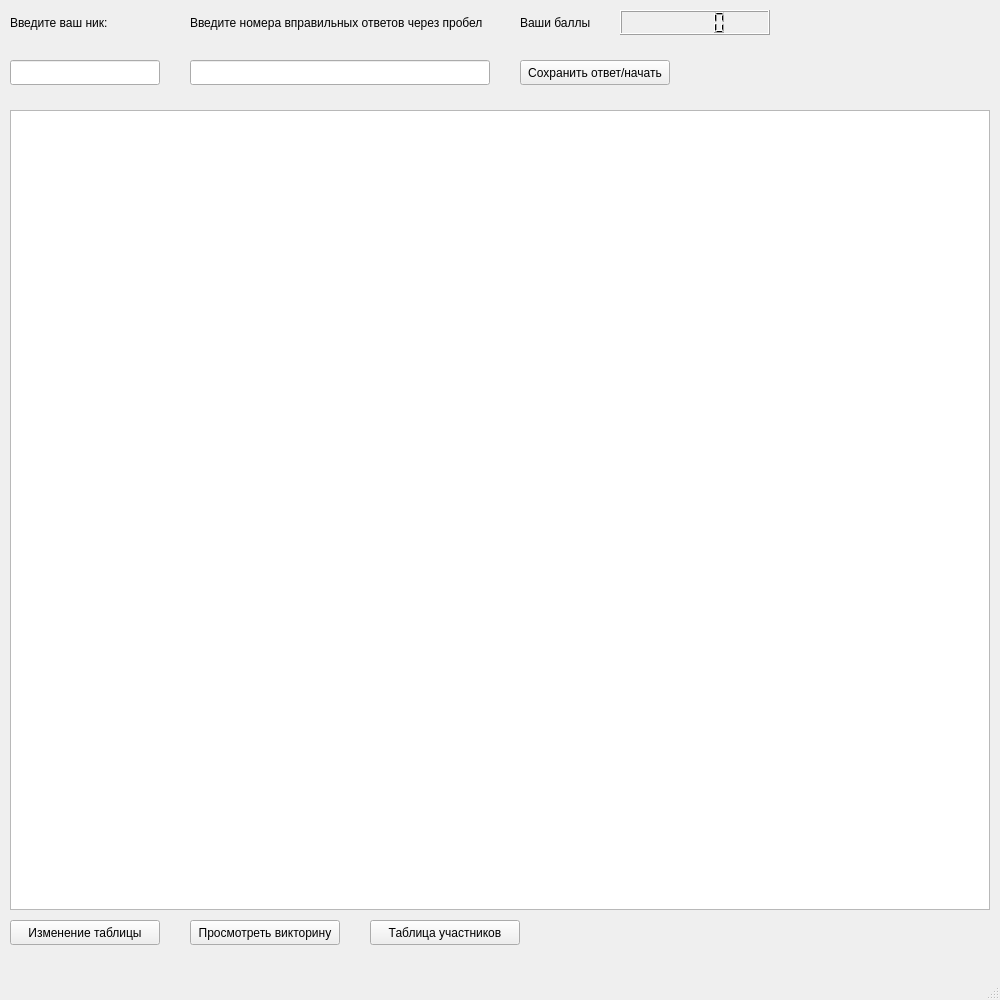
<?xml version="1.0" encoding="UTF-8"?>
<ui version="4.0">
 <class>MainWindow</class>
 <widget class="QMainWindow" name="MainWindow">
  <property name="geometry">
   <rect>
    <x>0</x>
    <y>0</y>
    <width>1000</width>
    <height>1000</height>
   </rect>
  </property>
  <property name="windowTitle">
   <string>MainWindow</string>
  </property>
  <widget class="QWidget" name="centralwidget">
   <widget class="QLabel" name="label">
    <property name="geometry">
     <rect>
      <x>10</x>
      <y>10</y>
      <width>100</width>
      <height>25</height>
     </rect>
    </property>
    <property name="text">
     <string>Введите ваш ник:</string>
    </property>
   </widget>
   <widget class="QPushButton" name="pushButton_2">
    <property name="geometry">
     <rect>
      <x>190</x>
      <y>920</y>
      <width>150</width>
      <height>25</height>
     </rect>
    </property>
    <property name="text">
     <string>Просмотреть викторину</string>
    </property>
   </widget>
   <widget class="QLineEdit" name="lineEdit">
    <property name="geometry">
     <rect>
      <x>10</x>
      <y>60</y>
      <width>150</width>
      <height>25</height>
     </rect>
    </property>
   </widget>
   <widget class="QPushButton" name="pushButton_3">
    <property name="geometry">
     <rect>
      <x>370</x>
      <y>920</y>
      <width>150</width>
      <height>25</height>
     </rect>
    </property>
    <property name="text">
     <string>Таблица участников</string>
    </property>
   </widget>
   <widget class="QPushButton" name="pushButton">
    <property name="geometry">
     <rect>
      <x>10</x>
      <y>920</y>
      <width>150</width>
      <height>25</height>
     </rect>
    </property>
    <property name="text">
     <string>Изменение таблицы</string>
    </property>
   </widget>
   <widget class="QLineEdit" name="lineEdit_2">
    <property name="geometry">
     <rect>
      <x>190</x>
      <y>60</y>
      <width>300</width>
      <height>25</height>
     </rect>
    </property>
   </widget>
   <widget class="QLabel" name="label_2">
    <property name="geometry">
     <rect>
      <x>190</x>
      <y>10</y>
      <width>300</width>
      <height>25</height>
     </rect>
    </property>
    <property name="text">
     <string>Введите номера вправильных ответов через пробел</string>
    </property>
   </widget>
   <widget class="QLCDNumber" name="lcdNumber">
    <property name="geometry">
     <rect>
      <x>620</x>
      <y>10</y>
      <width>150</width>
      <height>25</height>
     </rect>
    </property>
   </widget>
   <widget class="QLabel" name="label_3">
    <property name="geometry">
     <rect>
      <x>520</x>
      <y>10</y>
      <width>70</width>
      <height>25</height>
     </rect>
    </property>
    <property name="text">
     <string>Ваши баллы:</string>
    </property>
   </widget>
   <widget class="QPushButton" name="pushButton_4">
    <property name="geometry">
     <rect>
      <x>520</x>
      <y>60</y>
      <width>150</width>
      <height>25</height>
     </rect>
    </property>
    <property name="text">
     <string>Сохранить ответ/начать</string>
    </property>
   </widget>
   <widget class="QListWidget" name="listWidget">
    <property name="geometry">
     <rect>
      <x>10</x>
      <y>110</y>
      <width>980</width>
      <height>800</height>
     </rect>
    </property>
   </widget>
  </widget>
  <widget class="QMenuBar" name="menubar">
   <property name="geometry">
    <rect>
     <x>0</x>
     <y>0</y>
     <width>1000</width>
     <height>21</height>
    </rect>
   </property>
  </widget>
  <widget class="QStatusBar" name="statusbar"/>
 </widget>
 <resources/>
 <connections/>
</ui>
